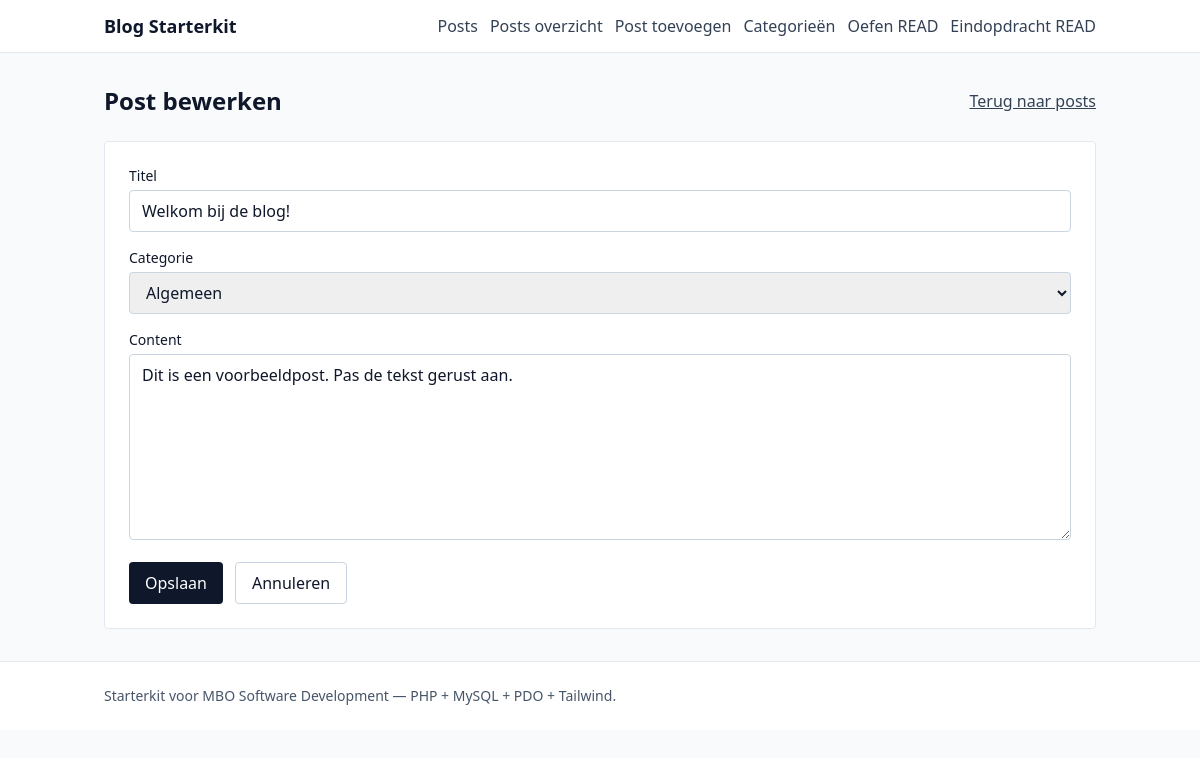
The page /posts/edit.php?id=1 on the database its author committed.
### tables this page shows
CREATE TABLE posts (
    id INT UNSIGNED NOT NULL AUTO_INCREMENT,
    title VARCHAR(200) NOT NULL,
    content TEXT NOT NULL,
    category_id INT UNSIGNED NOT NULL,
    created_at DATETIME NOT NULL DEFAULT CURRENT_TIMESTAMP,
    PRIMARY KEY (id),
    KEY idx_posts_category_id (category_id),
    CONSTRAINT fk_posts_category
        FOREIGN KEY (category_id)
        REFERENCES categories (id)
        ON UPDATE CASCADE
        ON DELETE RESTRICT
);

CREATE TABLE categories (
    id INT UNSIGNED NOT NULL AUTO_INCREMENT,
    name VARCHAR(100) NOT NULL,
    created_at DATETIME NOT NULL DEFAULT CURRENT_TIMESTAMP,
    PRIMARY KEY (id),
    UNIQUE KEY uq_categories_name (name)
);

### includes/db.php (called while the page is built, shortened)
<?php
$baseUrl = getenv('BASE_URL') ?: '';
if ($baseUrl === '') {
    $scriptName = str_replace('\\', '/', (string)($_SERVER['SCRIPT_NAME'] ?? ''));
    $baseUrl = '';
    $knownSubdirs = ['/posts/', '/categories/', '/includes/'];
    foreach ($knownSubdirs as $subdir) {
        $pos = strpos($scriptName, $subdir);
        if ($pos !== false) {
            $baseUrl = substr($scriptName, 0, $pos);
            break;
        }
    }
    $baseUrl = rtrim($baseUrl, '/');
}

### posts/edit.php (the view, shortened to what this page needs)
<?php
require_once __DIR__ . '/../includes/db.php';
$postId = (int)($_GET['id'] ?? 0);
$categoryStmt = $pdo->prepare('SELECT id, name FROM categories ORDER BY name ASC');
$categoryStmt->execute();
$categories = $categoryStmt->fetchAll();
$postStmt = $pdo->prepare('
    SELECT id, title, content, category_id
    FROM posts
    WHERE id = :id
');
$postStmt->execute([':id' => $postId]);
$post = $postStmt->fetch();
$formTitle = (string)($_POST['title'] ?? $post['title']);
$formContent = (string)($_POST['content'] ?? $post['content']);
$formCategoryId = (int)($_POST['category_id'] ?? $post['category_id']);
require_once __DIR__ . '/../includes/header.php';
?>
<div class="flex items-center justify-between mb-6">
    <h1 class="text-2xl font-bold">Post bewerken</h1>
    <a href="<?php echo $baseUrl; ?>/index.php" class="underline text-slate-700 hover:text-slate-900">Terug naar posts</a>
</div>
<div class="bg-white border border-slate-200 rounded p-6">
    <form method="post" class="grid gap-4">
        <div>
            <label class="block text-sm font-medium mb-1" for="title">Titel</label>
            <input
                class="w-full border border-slate-300 rounded px-3 py-2"
                type="text"
                id="title"
                name="title"
                value="<?php echo htmlspecialchars($formTitle); ?>">
        </div>
        <div>
            <label class="block text-sm font-medium mb-1" for="category_id">Categorie</label>
            <select class="w-full border border-slate-300 rounded px-3 py-2" id="category_id" name="category_id">
                <?php foreach ($categories as $category): ?>
                    <option
                        value="<?php echo (int)$category['id']; ?>"
                        <?php echo ($formCategoryId === (int)$category['id']) ? 'selected' : ''; ?>>
                        <?php echo htmlspecialchars($category['name']); ?>
                    </option>
                <?php endforeach; ?>
            </select>
        </div>
        <div>
            <label class="block text-sm font-medium mb-1" for="content">Content</label>
            <textarea
                class="w-full border border-slate-300 rounded px-3 py-2"
                id="content"
                name="content"
                rows="7"><?php echo htmlspecialchars($formContent); ?></textarea>
        </div>
        <div class="flex gap-3">
            <button class="px-4 py-2 bg-slate-900 text-white rounded hover:bg-slate-800" type="submit">
                Opslaan
            </button>
            <a class="px-4 py-2 border border-slate-300 rounded hover:bg-slate-50" href="<?php echo $baseUrl; ?>/index.php">
                Annuleren
            </a>
        </div>
    </form>
</div>
<?php
require_once __DIR__ . '/../includes/footer.php';

### rows shown on the page
posts: title "Welkom bij de blog!", category_id "Algemeen", content "Dit is een voorbeeldpost. Pas de tekst gerust aan."
